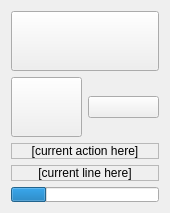
<?xml version="1.0" encoding="UTF-8"?>
<ui version="4.0">
 <class>ExecutionWindow</class>
 <widget class="QWidget" name="ExecutionWindow">
  <property name="geometry">
   <rect>
    <x>0</x>
    <y>0</y>
    <width>170</width>
    <height>192</height>
   </rect>
  </property>
  <property name="windowTitle">
   <string>Execution window</string>
  </property>
  <layout class="QVBoxLayout" name="verticalLayout">
   <item>
    <layout class="QGridLayout" name="gridLayout">
     <item row="0" column="0" colspan="2">
      <widget class="QPushButton" name="cancelPushButton">
       <property name="minimumSize">
        <size>
         <width>0</width>
         <height>60</height>
        </size>
       </property>
       <property name="toolTip">
        <string>Stop</string>
       </property>
       <property name="text">
        <string/>
       </property>
       <property name="icon">
        <iconset resource="../execution.qrc">
         <normaloff>:/images/stop.png</normaloff>:/images/stop.png</iconset>
       </property>
       <property name="iconSize">
        <size>
         <width>50</width>
         <height>50</height>
        </size>
       </property>
      </widget>
     </item>
     <item row="1" column="1">
      <widget class="QPushButton" name="debugPushButton">
       <property name="toolTip">
        <string>Debug</string>
       </property>
       <property name="text">
        <string/>
       </property>
       <property name="icon">
        <iconset resource="../execution.qrc">
         <normaloff>:/images/debug.png</normaloff>:/images/debug.png</iconset>
       </property>
       <property name="iconSize">
        <size>
         <width>50</width>
         <height>50</height>
        </size>
       </property>
      </widget>
     </item>
     <item row="1" column="0">
      <widget class="QPushButton" name="pausePushButton">
       <property name="minimumSize">
        <size>
         <width>0</width>
         <height>60</height>
        </size>
       </property>
       <property name="toolTip">
        <string>Pause</string>
       </property>
       <property name="text">
        <string/>
       </property>
       <property name="icon">
        <iconset resource="../execution.qrc">
         <normaloff>:/images/pause.png</normaloff>:/images/pause.png</iconset>
       </property>
       <property name="iconSize">
        <size>
         <width>50</width>
         <height>50</height>
        </size>
       </property>
       <property name="flat">
        <bool>false</bool>
       </property>
      </widget>
     </item>
    </layout>
   </item>
   <item>
    <widget class="QLabel" name="currentActionLabel">
     <property name="autoFillBackground">
      <bool>true</bool>
     </property>
     <property name="frameShape">
      <enum>QFrame::StyledPanel</enum>
     </property>
     <property name="frameShadow">
      <enum>QFrame::Sunken</enum>
     </property>
     <property name="text">
      <string notr="true">[current action here]</string>
     </property>
     <property name="alignment">
      <set>Qt::AlignCenter</set>
     </property>
    </widget>
   </item>
   <item>
    <widget class="QLabel" name="currentLineLabel">
     <property name="autoFillBackground">
      <bool>true</bool>
     </property>
     <property name="frameShape">
      <enum>QFrame::StyledPanel</enum>
     </property>
     <property name="frameShadow">
      <enum>QFrame::Sunken</enum>
     </property>
     <property name="text">
      <string notr="true">[current line here]</string>
     </property>
     <property name="alignment">
      <set>Qt::AlignCenter</set>
     </property>
    </widget>
   </item>
   <item>
    <widget class="QProgressBar" name="timeoutProgressBar">
     <property name="maximumSize">
      <size>
       <width>16777215</width>
       <height>15</height>
      </size>
     </property>
     <property name="value">
      <number>24</number>
     </property>
     <property name="textVisible">
      <bool>false</bool>
     </property>
     <property name="format">
      <string/>
     </property>
    </widget>
   </item>
  </layout>
 </widget>
 <resources>
  <include location="../execution.qrc"/>
 </resources>
 <connections>
  <connection>
   <sender>cancelPushButton</sender>
   <signal>clicked()</signal>
   <receiver>ExecutionWindow</receiver>
   <slot>hide()</slot>
   <hints>
    <hint type="sourcelabel">
     <x>94</x>
     <y>25</y>
    </hint>
    <hint type="destinationlabel">
     <x>122</x>
     <y>83</y>
    </hint>
   </hints>
  </connection>
 </connections>
</ui>
